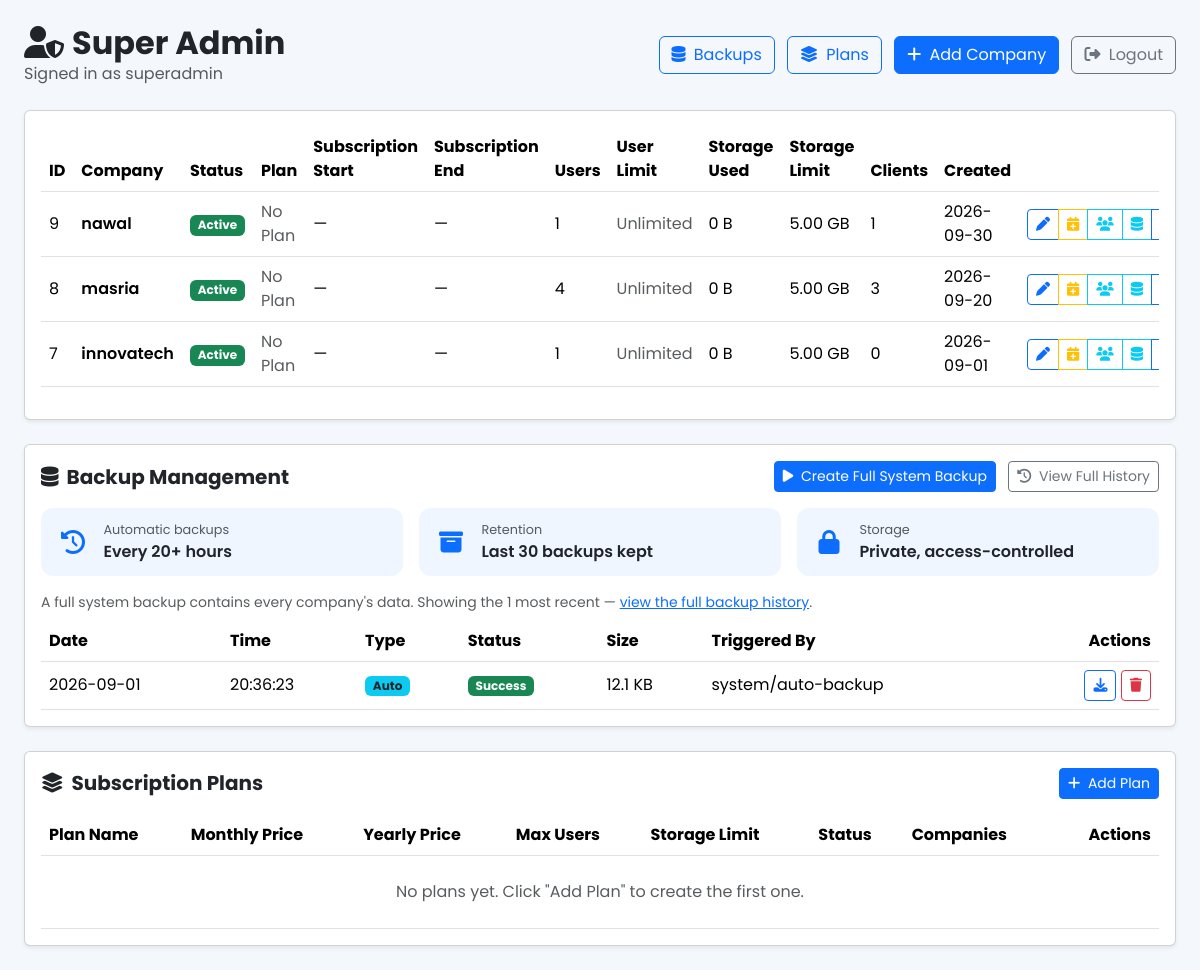
Page /public/super_admin_dashboard.php (signed in) on the committed database.
### tables this page shows
CREATE TABLE `companies` (
  `id` int(11) NOT NULL AUTO_INCREMENT,
  `name` varchar(150) NOT NULL,
  `created_at` timestamp NOT NULL DEFAULT current_timestamp(),
  `subscription_start` date DEFAULT NULL,
  `subscription_end` date DEFAULT NULL,
  `status` varchar(20) NOT NULL DEFAULT 'active',
  `max_users` int(11) DEFAULT NULL,
  `storage_limit_gb` decimal(10,2) DEFAULT NULL,
  `plan_id` int(11) DEFAULT NULL,
  PRIMARY KEY (`id`),
  UNIQUE KEY `name` (`name`)
);

CREATE TABLE `db_backups` (
  `id` int(11) NOT NULL AUTO_INCREMENT,
  `filename` varchar(255) NOT NULL,
  `size_bytes` bigint(20) NOT NULL DEFAULT 0,
  `type` enum('manual','auto') NOT NULL DEFAULT 'manual',
  `status` enum('success','failed') NOT NULL DEFAULT 'success',
  `triggered_by` varchar(150) DEFAULT NULL,
  `error_message` varchar(500) DEFAULT NULL,
  `created_at` timestamp NOT NULL DEFAULT current_timestamp(),
  PRIMARY KEY (`id`),
  UNIQUE KEY `filename` (`filename`)
);

### public/super_admin_dashboard.php (the view, shortened to what the rows shown need)
<?php
require_once __DIR__ . '/../src/config.php';
require_once __DIR__ . '/../src/super_admin_helper.php';
require_once __DIR__ . '/../src/storage_helper.php';
require_once __DIR__ . '/../src/backup_helper.php';
require_once __DIR__ . '/../src/plan_helper.php';
run_auto_backup_if_due($conn);
$companies = list_all_companies($conn);
$recent_backups = list_backups($conn, 5);
?>
<!DOCTYPE html>
<html lang="en" dir="ltr">
<head>
    <link rel="stylesheet" href="https://cdnjs.cloudflare.com/ajax/libs/font-awesome/6.5.1/css/all.min.css">
    <link href="https://cdn.jsdelivr.net/npm/bootstrap@5.3.3/dist/css/bootstrap.min.css" rel="stylesheet">
    <link rel="stylesheet" href="css/dashboard.css">
    <link rel="stylesheet" href="css/backups.css">
</head>
<body>
<div class="container-fluid py-4 px-4">
    <div class="d-flex justify-content-between align-items-center mb-4">
        <div>
            <h2 class="fw-bold mb-0"><i class="fa-solid fa-user-shield me-2"></i>Super Admin</h2>
        </div>
    </div>
    <div class="card shadow-sm">
        <div class="card-body">
            <div class="table-responsive">
                <table class="table table-hover align-middle">
                    <thead>
                        <tr>
                            <th>ID</th>
                            <th>Company</th>
                            <th>Status</th>
                            <th>Plan</th>
                            <th>Subscription Start</th>
                            <th>Subscription End</th>
                            <th>Users</th>
                            <th>User Limit</th>
                            <th>Storage Used</th>
                            <th>Storage Limit</th>
                            <th>Clients</th>
                            <th>Created</th>
                            <th class="text-end">Actions</th>
                        </tr>
                    </thead>
                    <tbody>
                        <?php foreach ($companies as $c): ?>
                            <?php
                                $badge_class = 'bg-success';
                            ?>
                            <tr>
                                <td><?php echo (int) $c['id']; ?></td>
                                <td class="fw-semibold"><?php echo htmlspecialchars($c['name']); ?></td>
                                <td>
                                    <span class="badge <?php echo $badge_class; ?>"><?php echo htmlspecialchars(ucfirst($c['status'])); ?></span>
                                </td>
                                <td>
                                    <?php if (!empty($c['plan_name'])): ?>
                                        <span class="badge bg-primary"><?php echo htmlspecialchars($c['plan_name']); ?></span>
                                    <?php else: ?>
                                        <span class="text-muted">No Plan</span>
                                    <?php endif; ?>
                                </td>
                                <td><?php echo htmlspecialchars($c['subscription_start'] ?? '—'); ?></td>
                                <td><?php echo htmlspecialchars($c['subscription_end'] ?? '—'); ?></td>
                                <td><?php echo (int) $c['user_count']; ?></td>
                                <td><?php echo $c['max_users'] !== null ? (int) $c['max_users'] : '<span class="text-muted">Unlimited</span>'; ?></td>
                                <td><?php echo format_storage_bytes((float) $c['storage_used_bytes']); ?></td>
                                <td><?php echo number_format($c['storage_limit_gb'] !== null ? (float) $c['storage_limit_gb'] : DEFAULT_COMPANY_STORAGE_LIMIT_GB, 2); ?> GB</td>
                                <td><?php echo (int) $c['client_count']; ?></td>
                                <td><?php echo htmlspecialchars(date('Y-m-d', strtotime($c['created_at']))); ?></td>
                                <td class="text-end">
                                    <div class="btn-group">
                                        <button type="button" class="btn btn-sm btn-outline-primary"
                                                data-bs-toggle="modal" data-bs-target="#editCompanyModal"
                                                data-id="<?php echo (int) $c['id']; ?>"
                                                data-name="<?php echo htmlspecialchars($c['name']); ?>"
                                                data-start="<?php echo htmlspecialchars($c['subscription_start'] ?? ''); ?>"
                                                data-end="<?php echo htmlspecialchars($c['subscription_end'] ?? ''); ?>"
                                                data-status="<?php echo htmlspecialchars($c['status']); ?>">
                                            <i class="fa-solid fa-pen"></i>
                                        </button>
                                        <button type="button" class="btn btn-sm btn-outline-warning"
                                                data-bs-toggle="modal" data-bs-target="#extendModal"
                                                data-id="<?php echo (int) $c['id']; ?>"
                                                data-name="<?php echo htmlspecialchars($c['name']); ?>">
                                            <i class="fa-solid fa-calendar-plus"></i>
                                        </button>
                                        <button type="button" class="btn btn-sm btn-outline-info"
                                                data-bs-toggle="modal" data-bs-target="#userLimitModal"
                                                data-id="<?php echo (int) $c['id']; ?>"
                                                data-name="<?php echo htmlspecialchars($c['name']); ?>"
                                                data-max-users="<?php echo $c['max_users'] !== null ? (int) $c['max_users'] : ''; ?>"
                                                title="Set User Limit">
                                            <i class="fa-solid fa-users"></i>
                                        </button>
                                        <button type="button" class="btn btn-sm btn-outline-info"
                                                data-bs-toggle="modal" data-bs-target="#storageLimitModal"
                                                data-id="<?php echo (int) $c['id']; ?>"
                                                data-name="<?php echo htmlspecialchars($c['name']); ?>"
                                                data-storage-limit="<?php echo $c['storage_limit_gb'] !== null ? (float) $c['storage_limit_gb'] : ''; ?>"
                                                title="Set Storage Limit">
                                            <i class="fa-solid fa-database"></i>
                                        </button>
                                        <button type="button" class="btn btn-sm btn-outline-primary"
                                                data-bs-toggle="modal" data-bs-target="#assignPlanModal"
                                                data-id="<?php echo (int) $c['id']; ?>"
                                                data-name="<?php echo htmlspecialchars($c['name']); ?>"
                                                data-plan-id="<?php echo $c['plan_id'] !== null ? (int) $c['plan_id'] : ''; ?>"
                                                title="Assign Plan">
                                        </button>
                                    </div>
                                </td>
                            </tr>
                        <?php endforeach; ?>
                    </tbody>
                </table>
            </div>
        </div>
    </div>
    <div class="card shadow-sm mt-4" id="backupManagementSection">
        <div class="card-body">
            <div class="table-responsive">
                <table class="table table-hover align-middle mb-0">
                    <thead>
                        <tr>
                            <th>Date</th>
                            <th>Time</th>
                            <th>Type</th>
                            <th>Status</th>
                            <th>Size</th>
                            <th>Triggered By</th>
                            <th class="text-end">Actions</th>
                        </tr>
                    </thead>
                    <tbody>
                        <?php foreach ($recent_backups as $b): ?>
                            <?php $created = strtotime($b['created_at']); ?>
                            <tr>
                                <td><?php echo htmlspecialchars(date('Y-m-d', $created)); ?></td>
                                <td><?php echo htmlspecialchars(date('H:i:s', $created)); ?></td>
                                <td>
                                    <span class="badge <?php echo $b['type'] === 'auto' ? 'bg-info text-dark' : 'bg-primary'; ?>">
                                        <?php echo htmlspecialchars(ucfirst($b['type'])); ?>
                                    </span>
                                </td>
                                <td>
                                    <?php if ($b['status'] === 'success'): ?>
                                        <span class="badge bg-success">Success</span>
                                    <?php else: ?>
                                        <span class="badge bg-danger" title="<?php echo htmlspecialchars($b['error_message'] ?? ''); ?>">Failed</span>
                                    <?php endif; ?>
                                </td>
                                <td><?php echo $b['status'] === 'success' ? htmlspecialchars(format_backup_size($b['size_bytes'])) : '—'; ?></td>
                                <td><?php echo htmlspecialchars($b['triggered_by'] ?? '—'); ?></td>
                                <td class="text-end">
                                    <?php if ($b['status'] === 'success'): ?>
                                        <a href="../src/actions/handle_backup_download.php?id=<?php echo (int) $b['id']; ?>" class="btn btn-sm btn-outline-primary" title="Download">
                                            <i class="fa-solid fa-download"></i>
                                        </a>
                                        <form action="../src/actions/handle_backup_delete.php" method="POST" class="d-inline"
                                              onsubmit="return confirm('Permanently delete this backup file? This cannot be undone.');">
                                            <button type="submit" class="btn btn-sm btn-outline-danger" title="Delete">
                                                <i class="fa-solid fa-trash"></i>
                                            </button>
                                        </form>
                                    <?php else: ?>
                                        <span class="text-muted small">—</span>
                                    <?php endif; ?>
                                </td>
                            </tr>
                        <?php endforeach; ?>
                    </tbody>
                </table>
            </div>
        </div>
    </div>
    <div class="card shadow-sm mt-4" id="plansManagementSection">
        <div class="card-body">
            <div class="table-responsive">
                <table class="table table-hover align-middle mb-0">
                    <thead>
                        <tr>
                            <th>Plan Name</th>
                            <th>Monthly Price</th>
                            <th>Yearly Price</th>
                            <th>Max Users</th>
                            <th>Storage Limit</th>
                            <th>Status</th>
                            <th>Companies</th>
                            <th class="text-end">Actions</th>
                        </tr>
                    </thead>
                </table>
            </div>
        </div>
    </div>
</div>
</body>
</html>

### rows in the picture
companies: id "9", name "nawal", status "Active", subscription_start "—", subscription_end "—", user_count "1", shows "Unlimited", storage_used_bytes "0 B", storage_limit_gb "5.00", client_count "1", created_at "2026-09-30"
companies: id "8", name "masria", status "Active", subscription_start "—", subscription_end "—", user_count "4", shows "Unlimited", storage_used_bytes "0 B", storage_limit_gb "5.00", client_count "3", created_at "2026-09-20"
companies: id "7", name "innovatech", status "Active", subscription_start "—", subscription_end "—", user_count "1", shows "Unlimited", storage_used_bytes "0 B", storage_limit_gb "5.00", client_count "0", created_at "2026-09-01"
db_backups: created_at "2026-09-01", created_at "20:36:23", type "Auto", status "Success", size_bytes "12.1 KB", triggered_by "system/auto-backup"

### other values in the picture
$_SESSION['super_admin_username'] "superadmin"
BACKUP_MIN_INTERVAL_HOURS "20"
BACKUP_RETENTION_COUNT "30"
count($recent_backups) "1"
